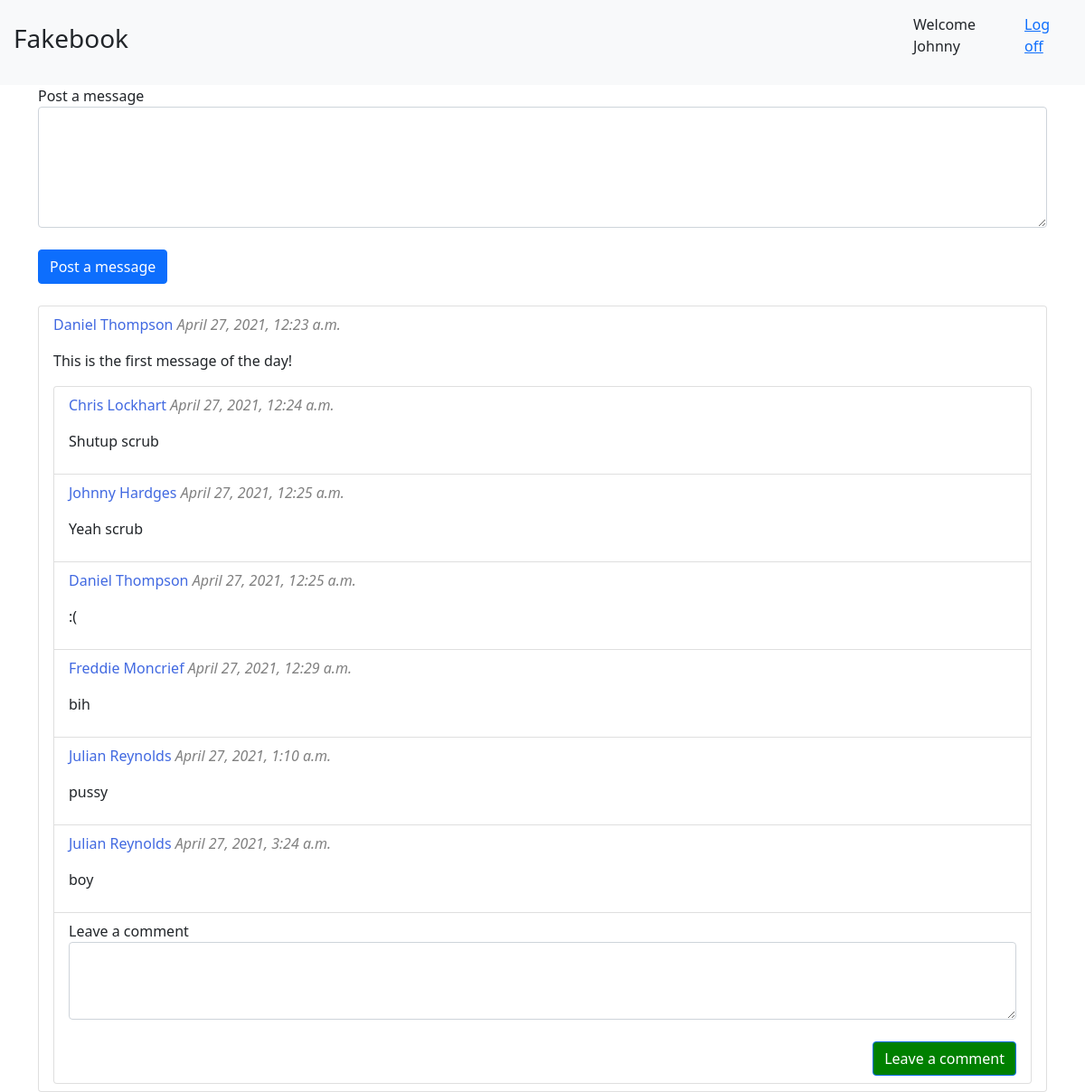
The page /wall/ (signed in) on the database its author committed.
### login_app/models.py (models this page shows)
class User(models.Model):
    first_name = models.CharField(max_length = 50)
    last_name = models.CharField(max_length = 50)
    bdate = models.DateTimeField(null = True)
    email = models.CharField(max_length = 50)
    password = models.CharField(max_length = 60)
    created_at = models.DateTimeField(auto_now_add = True)
    updated_at = models.DateTimeField(auto_now = True)
    objects = UserManager()

### wall_app/models.py (models this page shows)
class Message(models.Model):
    content = models.TextField()
    user = models.ForeignKey(User, related_name = "messages", on_delete = models.CASCADE)
    created_at = models.DateTimeField(auto_now_add = True)
    updated_at = models.DateTimeField(auto_now = True)
    objects = ContentManager()

class Comment(models.Model):
    content = models.TextField()
    user = models.ForeignKey(User, related_name = "comments", on_delete = models.CASCADE)
    message = models.ForeignKey(Message, related_name = "comments", on_delete = models.CASCADE)
    created_at = models.DateTimeField(auto_now_add = True)
    updated_at = models.DateTimeField(auto_now = True)
    objects = ContentManager()

### wall_app/views.py (the view)
# urls.py: path('wall/', include("wall_app.urls")),
def wall(request):
    if 'userid' not in request.session:
        return redirect('/')
    user = User.objects.get(id=request.session['userid'])
    messages = Message.objects.all()
    comments = Comment.objects.all()
    context = {
        'user': user,
        'messages' : messages,
        'comments' : comments,
        }
    return render(request, "wall.html", context)

### wall_app/templates/wall.html (shortened to what this page needs)
<!DOCTYPE html>
<html lang="en">
<head>
    <link href="https://cdn.jsdelivr.net/npm/bootstrap@5.0.0-beta3/dist/css/bootstrap.min.css" rel="stylesheet">
    {% load static %}
</head>
<body>
    <nav class="navbar  navbar-light bg-light" style="padding: 15px;">
        <h3>Fakebook</h3>
        <div style="display: flex; width: 175px; justify-content: space-between;">
            <p>Welcome {{user.first_name}}</p>
            <a href="/logout">Log off</a>
        </div>
    </nav>
    <div class="container">
        <form action="wall/post_message" method="POST">
            <div class="form-row">
                <label>Post a message</label><br>
                <textarea name="message" class="form-control" rows="5"></textarea>
            </div><br>
            <button class="btn btn-primary">Post a message</button>
        </form><br>
        <ul class="list-group" id="whatever">
            {% for message in messages %}
            <li class="list-group-item">
                <p style="color: royalblue;">{{message.user.first_name}} {{message.user.last_name}} <span style="color: gray; font-style: italic;">{{message.created_at}}</span></p>
                <p>{{message.content}}
                </p>
                <ul class="list-group">
                    {% for comment in comments %}
                    {% if comment.message.id == message.id %}
                    <li class="list-group-item">
                        <p style="color: royalblue;">{{comment.user.first_name}} {{comment.user.last_name}} <span style="color: gray; font-style: italic;">{{comment.created_at}}</span></p>
                        <p>{{comment.content}}</p>
                    </li>
                    {% endif %}
                    {% endfor %}
                    <li class="list-group-item">
                        <form action="wall/post_comment" method="POST" class="comment-form">
                            <div class="form-row">
                                <label>Leave a comment</label><br>
                                <textarea name="message" class="form-control" rows="3"></textarea>
                            </div><br>
                            <button class="btn btn-primary" style="background-color: green; display: block; margin-left: auto;">Leave a comment</button>
                        </form>
                    </li>
                </ul>
            </li>
            {% endfor %}
        </ul>
    </div>
</body>
</html>

### rows shown on the page
User: first_name "Johnny"
Message: user.first_name "Daniel", user.last_name "Thompson", created_at "April 27, 2021, 12:23 a.m.", content "This is the first message of the day!"
Comment: user.first_name "Chris", user.last_name "Lockhart", created_at "April 27, 2021, 12:24 a.m.", content "Shutup scrub"
Comment: user.first_name "Johnny", user.last_name "Hardges", created_at "April 27, 2021, 12:25 a.m.", content "Yeah scrub"
Comment: user.first_name "Daniel", user.last_name "Thompson", created_at "April 27, 2021, 12:25 a.m.", content ":("
Comment: user.first_name "Freddie", user.last_name "Moncrief", created_at "April 27, 2021, 12:29 a.m.", content "bih"
Comment: user.first_name "Julian", user.last_name "Reynolds", created_at "April 27, 2021, 1:10 a.m.", content "pussy"
Comment: user.first_name "Julian", user.last_name "Reynolds", created_at "April 27, 2021, 3:24 a.m.", content "boy"
